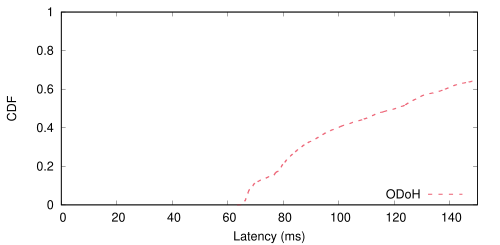

Generate this figure with gnuplot:
load "../../../style.gpi"
# Override with Tol bright palette
set style line 1 linecolor rgb "#4477AA"
set style line 2 linecolor rgb "#EE6677"
set style line 3 linecolor rgb "#228833"
set style line 4 linecolor rgb "#CCBB44"
set style line 5 linecolor rgb "#AA3377"
set output "cdf_cold.eps"
set xlabel "Latency (ms)"
set ylabel "CDF"
set xrange [0:150]
set yrange [0:1]
set key bottom right

plot "odoh_cold.cdf" using 1:2 with lines ls 2 dt 2 lw 3 title "ODoH"
